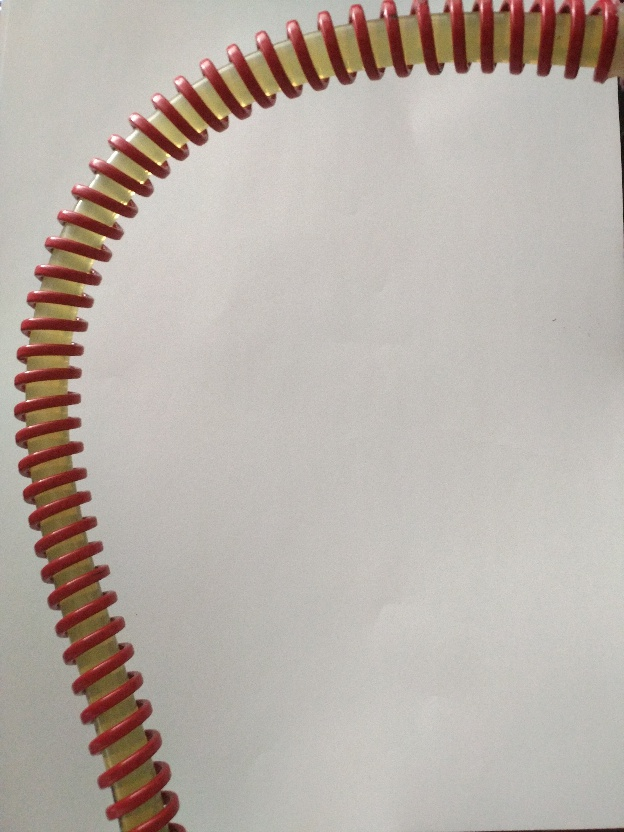
#> input picture 6.02/12_suofang0.5.jpg, 624 x 832 px
$ python 12_tuxiang.py   (older library calls are emulated)
#> lines starting #> are read from the running program, lines starting #| are printed output that depends on the picture
import cv2
import numpy as np

####黑白兑换后，腐蚀膨胀就行
img1 = cv2.imread('12_suofang0.5.jpg')
#> img1 is the input picture: shape (832, 624, 3); mean B, G, R 167.7, 175.1, 184.4
imgray = cv2.cvtColor(img1,cv2.COLOR_BGR2GRAY)
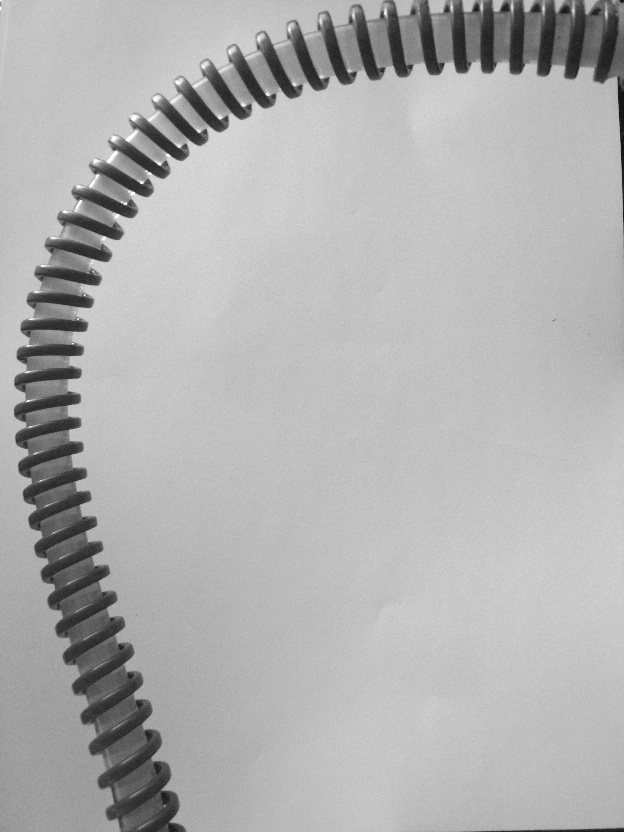
#> imgray: shape (832, 624); min 11, max 254, mean 177

#> (the run stopped early here; a loop or call above may not have finished)

$ run again, with 6.02/10_suofang0.5.jpg copied over 6.02/12_suofang0.5.jpg
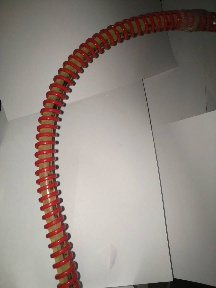
#> input picture 6.02/10_suofang0.5.jpg, 216 x 288 px
#> img1 is the input picture: shape (288, 216, 3); mean B, G, R 130.5, 137, 146.4
#> `imgray = cv2.cvtColor(img1,cv2.COLOR_BGR2GRAY)`:
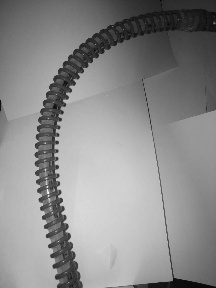
#> imgray: shape (288, 216); min 5, max 248, mean 139.1

$ run again, with 6.02/11_suofang0.5.jpg copied over 6.02/12_suofang0.5.jpg
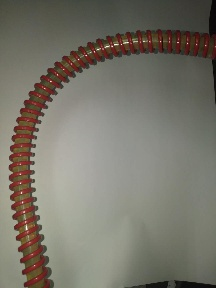
#> input picture 6.02/11_suofang0.5.jpg, 216 x 288 px
#> img1 is the input picture: shape (288, 216, 3); mean B, G, R 105.7, 116.5, 120.3
#> `imgray = cv2.cvtColor(img1,cv2.COLOR_BGR2GRAY)`:
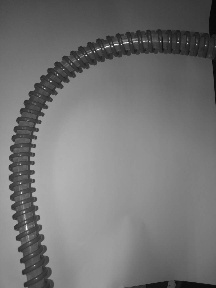
#> imgray: shape (288, 216); min 6, max 252, mean 116.4

$ run again, with 6.02/1_suofang0.5.jpg copied over 6.02/12_suofang0.5.jpg
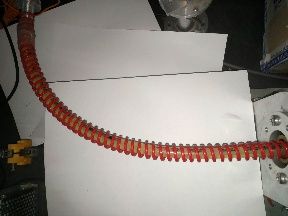
#> input picture 6.02/1_suofang0.5.jpg, 288 x 216 px
#> img1 is the input picture: shape (216, 288, 3); mean B, G, R 128, 134.7, 141.8
#> `imgray = cv2.cvtColor(img1,cv2.COLOR_BGR2GRAY)`:
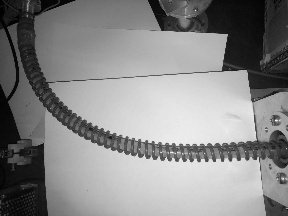
#> imgray: shape (216, 288); min 0, max 253, mean 136
